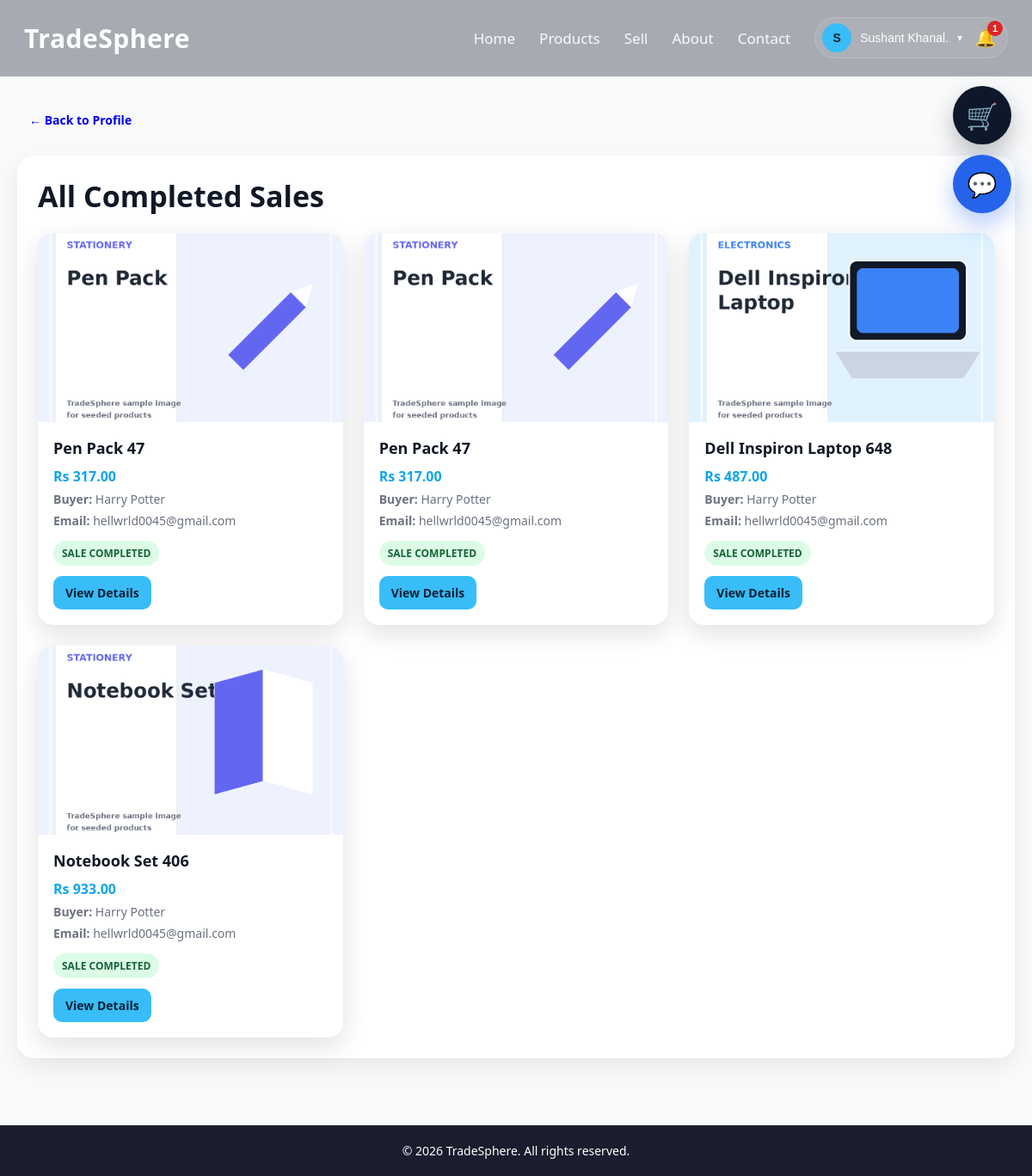
The app's page /completed_sales.php (signed in) with its own data.
### tables this page shows
CREATE TABLE `users` (
  `id` int(11) NOT NULL,
  `name` varchar(100) DEFAULT NULL,
  `email` varchar(150) DEFAULT NULL,
  `password` varchar(255) DEFAULT NULL,
  `role` enum('user','admin') DEFAULT 'user',
  `is_verified` tinyint(1) DEFAULT 0,
  `email_otp` varchar(255) DEFAULT NULL,
  `otp_expires_at` datetime DEFAULT NULL,
  `reset_token` varchar(255) DEFAULT NULL,
  `reset_expires_at` datetime DEFAULT NULL,
  `created_at` timestamp NOT NULL DEFAULT current_timestamp(),
  `seller_status` enum('none','pending','approved','rejected') DEFAULT 'none',
  `seller_requested_at` datetime DEFAULT NULL,
  `seller_verified_at` datetime DEFAULT NULL
);

CREATE TABLE `orders` (
  `id` int(11) NOT NULL,
  `user_id` int(11) NOT NULL,
  `product_id` int(11) NOT NULL,
  `seller_user_id` int(11) DEFAULT NULL,
  `buyer_name` varchar(120) NOT NULL,
  `buyer_email` varchar(120) NOT NULL,
  `buyer_phone` varchar(30) NOT NULL,
  `buyer_message` text DEFAULT NULL,
  `amount` decimal(10,2) NOT NULL,
  `quantity` int(11) NOT NULL DEFAULT 1,
  `transaction_uuid` varchar(120) NOT NULL,
  `payment_method` varchar(50) NOT NULL DEFAULT 'eSewa',
  `payment_status` varchar(50) NOT NULL DEFAULT 'pending',
  `order_status` varchar(50) NOT NULL DEFAULT 'placed',
  `seller_delivery_status` varchar(50) NOT NULL DEFAULT 'pending',
  `buyer_received` tinyint(1) NOT NULL DEFAULT 0,
  `delivered_at` datetime DEFAULT NULL,
  `buyer_received_at` datetime DEFAULT NULL,
  `seller_cleared` tinyint(1) NOT NULL DEFAULT 0,
  `esewa_ref_id` varchar(120) DEFAULT NULL,
  `created_at` timestamp NOT NULL DEFAULT current_timestamp(),
  `updated_at` timestamp NOT NULL DEFAULT current_timestamp() ON UPDATE current_timestamp()
);

CREATE TABLE `products` (
  `id` int(11) NOT NULL,
  `user_id` int(11) DEFAULT NULL,
  `name` varchar(255) DEFAULT NULL,
  `category_id` int(11) DEFAULT NULL,
  `price` decimal(10,2) DEFAULT NULL,
  `city` varchar(100) DEFAULT NULL,
  `seller_email` varchar(150) DEFAULT NULL,
  `contact_number` varchar(20) DEFAULT NULL,
  `contact_info` varchar(255) DEFAULT NULL,
  `image` varchar(255) DEFAULT NULL,
  `description` text DEFAULT NULL,
  `product_condition` varchar(50) DEFAULT NULL,
  `status` enum('available','sold') DEFAULT 'available',
  `created_at` timestamp NOT NULL DEFAULT current_timestamp(),
  `average_rating` decimal(3,2) NOT NULL DEFAULT 0.00,
  `rating_count` int(11) NOT NULL DEFAULT 0,
  `ai_status` enum('approved','manual_review','skipped') DEFAULT 'skipped',
  `ai_reason` text DEFAULT NULL
);

### completed_sales.php (the view, shortened to what this page needs)
<?php
include "config/db.php";
$userEmail = $conn->real_escape_string($_SESSION['user']);
$userRes = $conn->query("SELECT * FROM users WHERE email='$userEmail' LIMIT 1");
$user = $userRes ? $userRes->fetch_assoc() : null;
$userId = (int)$user['id'];
$mySales = $conn->query("
    SELECT
        o.*,
        p.name AS product_name,
        p.image AS product_image
    FROM orders o
    INNER JOIN products p ON o.product_id = p.id
    WHERE o.seller_user_id = $userId
    AND o.buyer_received = 1
    ORDER BY o.buyer_received_at DESC, o.created_at DESC
");
?>
<!DOCTYPE html>
<html lang="en">
<head>
    <link rel="stylesheet" href="css/style.css">
</head>
<body>
<?php include "includes/navbar.php"; ?>
<div class="page-wrap">
<div class="container">
    <div class="back-row">
        <a href="profile.php#sales" class="small-btn dark">← Back to Profile</a>
    </div>
    <div class="profile-section-card">
        <h2 class="section-title" style="text-align:left;margin-bottom:20px;">All Completed Sales</h2>
        <?php if ($mySales && $mySales->num_rows > 0): ?>
            <div class="products-grid">
                <?php while ($row = $mySales->fetch_assoc()): ?>
                    <div class="product-card">
                        <div class="product-image-wrap">
                            <img src="uploads/<?php echo htmlspecialchars($row['product_image']); ?>" alt="Sold Product">
                        </div>
                        <div class="product-body">
                            <h3><?php echo htmlspecialchars($row['product_name']); ?></h3>
                            <p class="price">Rs <?php echo number_format((float)$row['amount'], 2); ?></p>
                            <p class="meta"><strong>Buyer:</strong> <?php echo htmlspecialchars($row['buyer_name']); ?></p>
                            <p class="meta"><strong>Email:</strong> <?php echo htmlspecialchars($row['buyer_email']); ?></p>
                            <span class="purchase-badge">SALE COMPLETED</span>
                            <div class="product-actions" style="margin-top:12px;">
                                <a href="product_details.php?id=<?php echo (int)$row['product_id']; ?>" class="small-btn primary">View Details</a>
                            </div>
                        </div>
                    </div>
                <?php endwhile; ?>
            </div>
        <?php else: ?>
            <p class="inline-empty">No completed sales yet.</p>
        <?php endif; ?>
    </div>
</div>
</div>
<footer>© 2026 TradeSphere. All rights reserved.</footer>
</body>
</html>

### includes/navbar.php (shortened to what this page needs)
<?php
include_once __DIR__ . "/../config/db.php";
$navUser = null;
$navCartCount = 0;
$notificationCount = 0;
if (isset($_SESSION['user'])) {
    $navEmail = $conn->real_escape_string($_SESSION['user']);
    $navRes = $conn->query("
        SELECT id, name, email
        FROM users
        WHERE email='$navEmail'
        LIMIT 1
    ");
    $navUser = $navRes ? $navRes->fetch_assoc() : null;
    if ($navUser) {
        $navUserId = (int)$navUser['id'];
        $cartRes = $conn->query("
            SELECT SUM(quantity) AS total
            FROM cart
            WHERE user_id=$navUserId
        ");
        if ($cartRes) {
            $cartData = $cartRes->fetch_assoc();
            $navCartCount = (int)($cartData['total'] ?? 0);
        }
        $countRes = $conn->query("
            SELECT COUNT(*) AS total
            FROM notifications
            WHERE user_id=$navUserId
            AND is_read=0
        ");
        if ($countRes) {
            $notificationCount = (int)$countRes->fetch_assoc()['total'];
        }
    }
}
$firstLetter = $navUser ? strtoupper(substr($navUser['name'], 0, 1)) : "U";
?>
<nav class="navbar">
    <div class="navbar-inner">
        <div class="logo">
            <a href="index.php">TradeSphere</a>
        </div>
        <div class="nav-links" id="navLinks">
            <a href="index.php">Home</a>
            <a href="products.php">Products</a>
            <a href="sell.php">Sell</a>
            <a href="index.php#about">About</a>
            <a href="index.php#contact">Contact</a>
            <?php if ($navUser): ?>
                <div class="profile-menu">
                    <div class="profile-combo">
                        <button type="button" class="profile-toggle" id="profileToggle">
                            <span class="profile-avatar">
                                <?php echo htmlspecialchars($firstLetter); ?>
                            </span>
                            <span class="profile-name">
                                <?php echo htmlspecialchars($navUser['name']); ?>
                            </span>
                            <span class="profile-caret">▾</span>
                        </button>
                        <button
                            type="button"
                            class="notification-btn"
                            onclick="toggleNotifications()"
                            title="Notifications"
                        >
                            🔔
                            <span
                                id="notificationCountBadge"
                                class="notification-count"
                                style="<?php echo ($notificationCount > 0) ? '' : 'display:none;'; ?>"
                            >
                                <?php echo $notificationCount; ?>
                            </span>
                        </button>
                    </div>
                </div>
            <?php else: ?>
                <a href="login.php">Login</a>
                <a href="register.php" class="nav-btn">Register</a>
            <?php endif; ?>
        </div>
    </div>
</nav>
<?php if ($navUser): ?>
    <a
        href="cart.php"
        id="floatingCart"
        class="floating-cart <?php echo ($navCartCount > 0) ? 'cart-active' : ''; ?>"
        title="View Cart"
    >
        🛒
    </a>
    <a
        href="messages.php"
        id="floatingMessages"
        class="floating-message-btn"
        title="Messages"
    >
        💬
    </a>
<?php endif; ?>

### completed_sales.php (style rules this page uses)
.back-row { margin-bottom:22px; }
.purchase-badge { display:inline-block;margin-top:8px;padding:6px 10px;border-radius:999px;font-size:12px;font-weight:700;background:#dcfce7;color:#166534; }

### records on screen
users: name "S", name "Sushant Khanal."
orders: product.image (picture), product.name "Pen Pack 47", amount "317.00", buyer_name "Harry Potter", buyer_email "hellwrld0045@gmail.com"
orders: product.image (picture), product.name "Pen Pack 47", amount "317.00", buyer_name "Harry Potter", buyer_email "hellwrld0045@gmail.com"
orders: product.image (picture), product.name "Dell Inspiron Laptop 648", amount "487.00", buyer_name "Harry Potter", buyer_email "hellwrld0045@gmail.com"
orders: product.image (picture), product.name "Notebook Set 406", amount "933.00", buyer_name "Harry Potter", buyer_email "hellwrld0045@gmail.com"

### other values on screen
$notificationCount "1"
